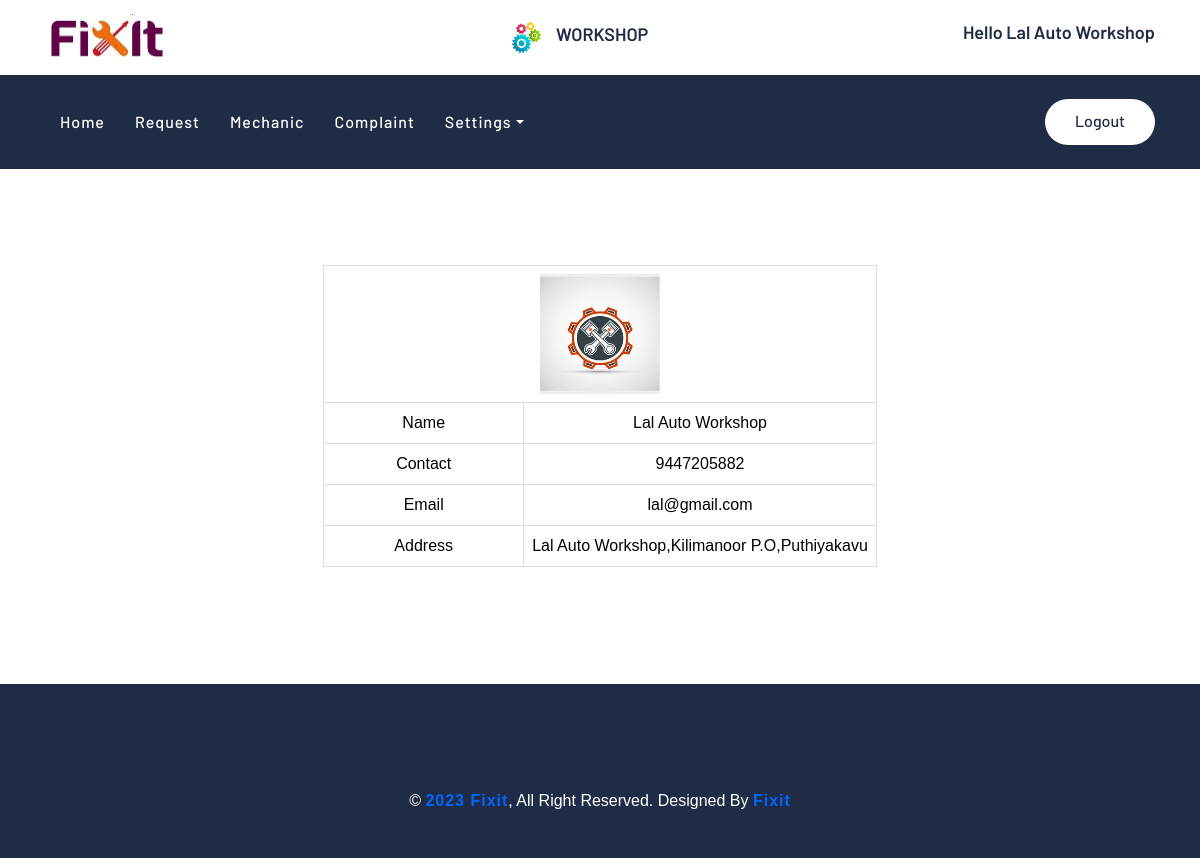
/Project/WorkShop/MyProfile.php (signed in), run on the app's committed database.
### tables this page shows
CREATE TABLE `tbl_workshop` (
  `workshop_id` int(11) NOT NULL,
  `workshop_name` varchar(30) NOT NULL,
  `workshop_contact` varchar(10) NOT NULL,
  `workshop_email` varchar(50) NOT NULL,
  `workshop_address` varchar(50) NOT NULL,
  `workshop_logo` varchar(100) NOT NULL,
  `workshop_proof` varchar(50) NOT NULL,
  `workshop_password` varchar(30) NOT NULL,
  `workshop_doj` date NOT NULL,
  `workshoptype_id` int(11) NOT NULL,
  `workshop_location` int(11) NOT NULL,
  `workshop_status` int(11) DEFAULT 0
);

### Project/WorkShop/MyProfile.php (the view, shortened to what this page needs)
<?php
include("Head.php");
?>
<!DOCTYPE html PUBLIC "-//W3C//DTD XHTML 1.0 Transitional//EN" "http://www.w3.org/TR/xhtml1/DTD/xhtml1-transitional.dtd">
<html xmlns="http://www.w3.org/1999/xhtml">
<head>
</head>
<body>
<div id="tab" align="center">
<?php
$sel="select * from tbl_workshop where workshop_id='".$_SESSION["wid"]."'";
$row=$conn->query($sel);
if($data=$row->fetch_assoc())
{
?>
  <table>
  <tr align="center">
      <td colspan="2" align="center"><img src="../Assets/File/Workshop/<?php echo $data["workshop_logo"];?>" width="120" height="120" /></td>
    </tr>
    <tr align="center">
      <td>Name</td>
      <td><?php echo $data["workshop_name"];?></td>
    </tr>
    <tr align="center">
      <td>Contact</td>
      <td><?php echo $data["workshop_contact"];?></td>
    </tr>
    <tr align="center">
      <td>Email</td>
      <td><?php echo $data["workshop_email"];?></td>
    </tr>
    <tr align="center">
      <td>Address</td>
      <td><label for="txt_address"></label><?php echo $data["workshop_address"];?></td>
    </tr>
  </table>
   <?php
  }
  ?>
  </body>
  <?php
  include("Foot.php");
  ?>
</html>

### Project/Assets/Templates/form.css (style rules this page uses)
#tab { font-family: "Trebuchet MS", Arial, Helvetica, sans-serif; border-collapse: collapse; width: 100%; }
#tab td, #tab th { border: 1px solid #ddd; padding: 8px; color: black; text-align:center; min-width:200px; }

### Project/Assets/Templates/Main/css/style.css (style rules this page uses)
body { color: #444444; font-weight: 400; background: #ffffff; font-family: 'Barlow', sans-serif; }

### data on the page
tbl_workshop: workshop_logo (picture), workshop_name "Lal Auto Workshop", workshop_contact "9447205882", workshop_email "lal@gmail.com", workshop_address "Lal Auto Workshop,Kilimanoor P.O,Puthiyakavu"

### other printed values
$_SESSION["wname"] "Lal Auto Workshop"
